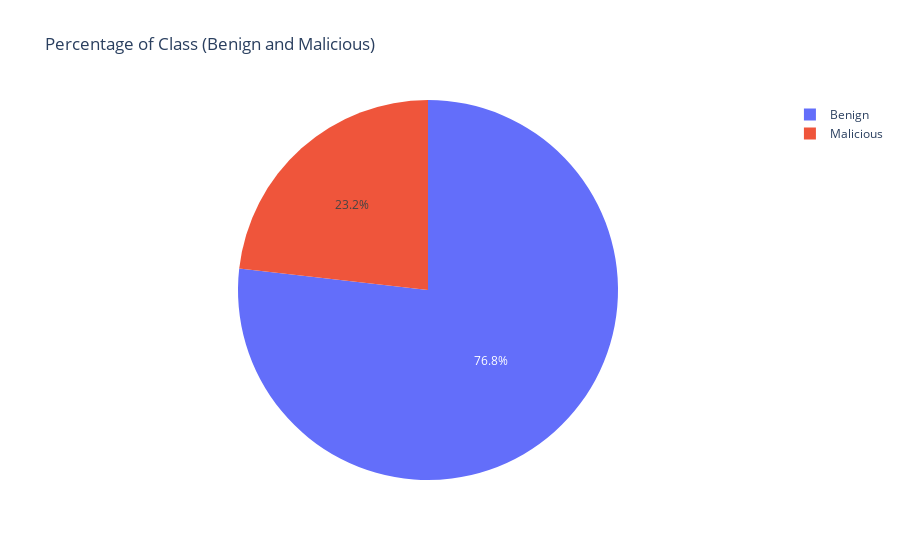

This figure's notebook cell:
### Markdown cell above
# Data Analysis

### Code cell
fig = go.Figure([go.Pie(labels=['Benign', 'Malicious'], values=dataset.label.value_counts())])
fig.update_layout(title='Percentage of Class (Benign and Malicious)')
fig.show()

### Figure 1 — Plotly figure (JSON) as saved in the notebook; plotly's stock layout.template omitted (floating-point values rounded to 4 significant figures)
{"data": [{"labels": ["Benign", "Malicious"], "type": "pie", "values": [345738, 104438]}], "layout": {"title": {"text": "Percentage of Class (Benign and Malicious)"}}}
